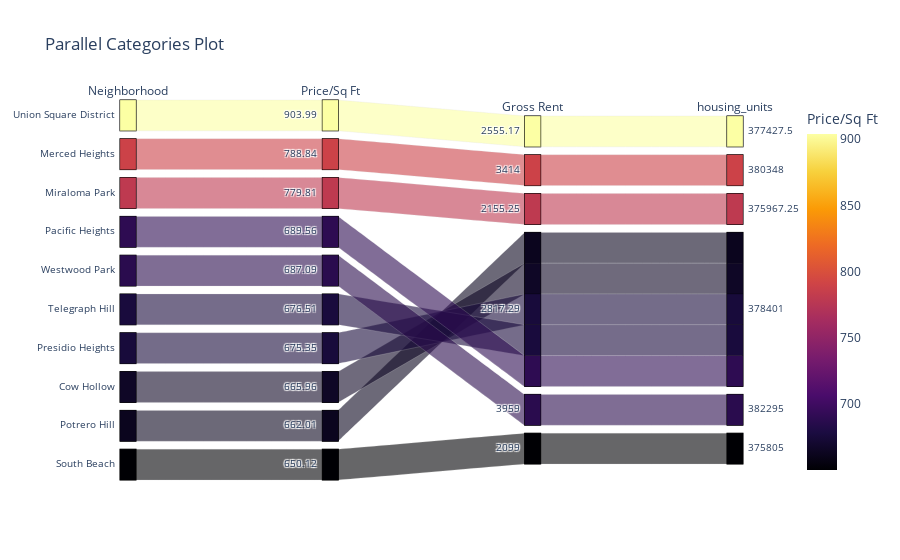

Write notebook code for a chart like this one.
### Code cell
# Parallel Categories Plot
# YOUR CODE HERE!
plt_coord["sale_price_sqr_foot"] = round(plt_coord["sale_price_sqr_foot"],2)
plt_coord["gross_rent"] = round(plt_coord["gross_rent"],2)
px.parallel_categories(
    plt_coord,
    dimensions=["neighborhood","sale_price_sqr_foot", "gross_rent", "housing_units"],
    color="sale_price_sqr_foot",
    color_continuous_scale=px.colors.sequential.Inferno,
    labels={
        "neighborhood": "Neighborhood",
        "sale_price_sqr_foot": "Price/Sq Ft",
        "gross_rent": "Gross Rent",
    },
    title = "Parallel Categories Plot"
)

### Figure 1 — Plotly figure (JSON) as saved in the notebook; plotly's stock layout.template omitted (floating-point values rounded to 4 significant figures)
{"data": [{"dimensions": [{"label": "Neighborhood", "values": ["Union Square District", "Merced Heights", "Miraloma Park", "Pacific Heights", "Westwood Park", "Telegraph Hill", "Presidio Heights", "Cow Hollow", "Potrero Hill", "South Beach"]}, {"label": "Price/Sq Ft", "values": [904.0, 788.8, 779.8, 689.6, 687.1, 676.5, 675.4, 666.0, 662.0, 650.1]}, {"label": "Gross Rent", "values": [2555.0, 3414, 2155.0, 2817.0, 3959, 2817.0, 2817.0, 2817.0, 2817.0, 2099]}, {"label": "housing_units", "values": [377400.0, 380348, 376000.0, 378401, 382295, 378401, 378401, 378401, 378401, 375805]}], "domain": {"x": [0, 1], "y": [0, 1]}, "line": {"color": [904.0, 788.8, 779.8, 689.6, 687.1, 676.5, 675.4, 666.0, 662.0, 650.1], "coloraxis": "coloraxis"}, "name": "", "type": "parcats"}], "layout": {"autosize": true, "coloraxis": {"colorbar": {"title": {"text": "Price/Sq Ft"}}, "colorscale": [[0, "#000004"], [0.1111, "#1b0c41"], [0.2222, "#4a0c6b"], [0.3333, "#781c6d"], [0.4444, "#a52c60"], [0.5556, "#cf4446"], [0.6667, "#ed6925"], [0.7778, "#fb9b06"], [0.8889, "#f7d13d"], [1, "#fcffa4"]]}, "legend": {"tracegroupgap": 0}, "title": {"text": "Parallel Categories Plot"}}}
